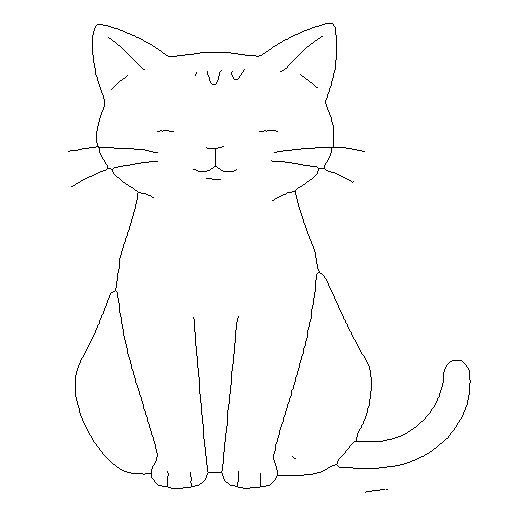
#> input picture final/skeleton/input_image_fake2.png, 512 x 512 px, found by its file name
$ python houe.py   (Python 2 division)
#> lines starting #> are read from the running program, lines starting #| are printed output that depends on the picture; after the words box and inside, x2 and y2 are one past the last pixel; in counts of white or black regions, pixels touching at a corner belong together
# imports
import numpy as np
import cv2
import matplotlib.pyplot as plt


# The Hough Transform is a popular algorithm for detecting any shape that can
# be represented in a parametric mathmatical form in binary images. This
# usually means that images need to be thresholded or filtered prior to running
# the Hough Transform.

# read in shapes image and convert to grayscale
shapes = cv2.imread(r"C:\projects\cyclegan\tech\Unpaired-Portrait-Drawing\results\pretrained\test_200\examples\temp_output\input_image_fake2.png")
#> shapes is the input picture: shape (512, 512, 3); 98.8% white; black in thin lines or dots, all inside (x1, y1, x2, y2) = (68, 23, 471, 493)
cv2.imshow('Original Image', shapes)
cv2.waitKey(0)
cv2.destroyAllWindows()
shapes_grayscale = cv2.cvtColor(shapes, cv2.COLOR_RGB2GRAY)

# blur image (this will help clean up noise for Canny Edge Detection)
# see Chapter 2.0 for Guassian Blur or check OpenCV documentation
shapes_blurred = cv2.GaussianBlur(shapes_grayscale, (5, 5), 1.5)
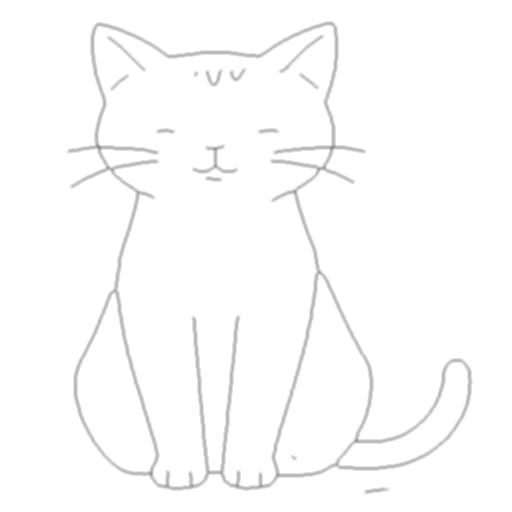
#> shapes_blurred: shape (512, 512); min 139, max 255, mean 251.9

# find Canny Edges and show resulting image
canny_edges = cv2.Canny(shapes_blurred, 1, 150)
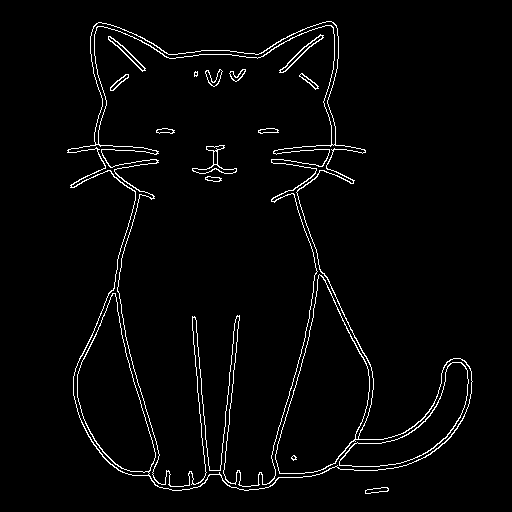
#> canny_edges: shape (512, 512); 2.8% white in thin lines or dots, all inside (x1, y1, x2, y2) = (67, 21, 473, 494)
cv2.imshow('Canny Edges', canny_edges)
cv2.waitKey(0)
cv2.destroyAllWindows()
########################################### HOUGH LINES FROM SCRATCH USING NUMPY
# Step 1: The Hough transform needs a binary edges images.  For this particular
# python file, I used the openCV built in Class Canny to create this edge image
# from the original shapes.png file.

# This is the function that will build the Hough Accumulator for the given image
def hough_lines_acc(img, rho_resolution=1, theta_resolution=1):
    ''' A function for creating a Hough Accumulator for lines in an image. '''
    height, width = img.shape # we need heigth and width to calculate the diag
    img_diagonal = np.ceil(np.sqrt(height**2 + width**2)) # a**2 + b**2 = c**2
    rhos = np.arange(-img_diagonal, img_diagonal + 1, rho_resolution)
    thetas = np.deg2rad(np.arange(-90, 90, theta_resolution))

    # create the empty Hough Accumulator with dimensions equal to the size of
    # rhos and thetas
    H = np.zeros((len(rhos), len(thetas)), dtype=np.uint64)
    y_idxs, x_idxs = np.nonzero(img) # find all edge (nonzero) pixel indexes

    for i in range(len(x_idxs)): # cycle through edge points
        x = x_idxs[i]
        y = y_idxs[i]

        for j in range(len(thetas)): # cycle through thetas and calc rho
            rho = int((x * np.cos(thetas[j]) +
                       y * np.sin(thetas[j])) + img_diagonal)
            H[rho, j] += 1

    return H, rhos, thetas


# This is a simple peaks function that just finds the indicies of the number
# of maximum values equal to num_peaks.  You have to be careful here though, if
# there's any noise in the image it will like create a 'pocket' of local maxima
# values.  This function ignores this and in turn has the tendancy to return
# multiple lines along an actual line in the image.
def hough_simple_peaks(H, num_peaks):
    ''' A function that returns the number of indicies = num_peaks of the
        accumulator array H that correspond to local maxima. '''
    indices =  np.argpartition(H.flatten(), -2)[-num_peaks:]
    return np.vstack(np.unravel_index(indices, H.shape)).T


# This more advance Hough peaks funciton has threshold and nhood_size arguments
# threshold will threshold the peak values to be above this value if supplied,
# where as nhood_size will surpress the surrounding pixels centered around
# the local maximum after that value has been assigned as a peak.  This will
# force the algorithm to look eslwhere after it's already selected a point from
# a 'pocket' of local maxima.
def hough_peaks(H, num_peaks, threshold=0, nhood_size=3):
    ''' A function that returns the indicies of the accumulator array H that
        correspond to a local maxima.  If threshold is active all values less
        than this value will be ignored, if neighborhood_size is greater than
        (1, 1) this number of indicies around the maximum will be surpessed. '''
    # loop through number of peaks to identify
    indicies = []
    H1 = np.copy(H)
    for i in range(num_peaks):
        idx = np.argmax(H1) # find argmax in flattened array
        H1_idx = np.unravel_index(idx, H1.shape) # remap to shape of H
        indicies.append(H1_idx)

        # surpess indicies in neighborhood
        idx_y, idx_x = H1_idx # first separate x, y indexes from argmax(H)
        # if idx_x is too close to the edges choose appropriate values
        if (idx_x - (nhood_size/2)) < 0: min_x = 0
        else: min_x = idx_x - (nhood_size/2)
        if ((idx_x + (nhood_size/2) + 1) > H.shape[1]): max_x = H.shape[1]
        else: max_x = idx_x + (nhood_size/2) + 1

        # if idx_y is too close to the edges choose appropriate values
        if (idx_y - (nhood_size/2)) < 0: min_y = 0
        else: min_y = idx_y - (nhood_size/2)
        if ((idx_y + (nhood_size/2) + 1) > H.shape[0]): max_y = H.shape[0]
        else: max_y = idx_y + (nhood_size/2) + 1

        # bound each index by the neighborhood size and set all values to 0
        for x in range(min_x, max_x):
            for y in range(min_y, max_y):
                # remove neighborhoods in H1
                H1[y, x] = 0

                # highlight peaks in original H
                if (x == min_x or x == (max_x - 1)):
                    H[y, x] = 255
                if (y == min_y or y == (max_y - 1)):
                    H[y, x] = 255

    # return the indicies and the original Hough space with selected points
    return indicies, H


# a simple funciton used to plot a Hough Accumulator
def plot_hough_acc(H, plot_title='Hough Accumulator Plot'):
    ''' A function that plot a Hough Space using Matplotlib. '''
    fig = plt.figure(figsize=(10, 10))
    fig.canvas.set_window_title(plot_title)

    plt.imshow(H, cmap='jet')

    plt.xlabel('Theta Direction'), plt.ylabel('Rho Direction')
    plt.tight_layout()
    plt.show()


# drawing the lines from the Hough Accumulatorlines using OpevCV cv2.line
def hough_lines_draw(img, indicies, rhos, thetas):
    ''' A function that takes indicies a rhos table and thetas table and draws
        lines on the input images that correspond to these values. '''
    for i in range(len(indicies)):
        # reverse engineer lines from rhos and thetas
        rho = rhos[indicies[i][0]]
        theta = thetas[indicies[i][1]]
        a = np.cos(theta)
        b = np.sin(theta)
        x0 = a*rho
        y0 = b*rho
        # these are then scaled so that the lines go off the edges of the image
        x1 = int(x0 + 1000*(-b))
        y1 = int(y0 + 1000*(a))
        x2 = int(x0 - 1000*(-b))
        y2 = int(y0 - 1000*(a))

        cv2.line(img, (x1, y1), (x2, y2), (0, 255, 0), 2)


# run hough_lines_accumulator on the shapes canny_edges image
H, rhos, thetas = hough_lines_acc(canny_edges)
#> in hough_lines_acc, `y_idxs, x_idxs = np.nonzero(img)`: y_idxs = 7298 values from 21 to 493; x_idxs = 7298 values, max 472 at index 4744, min 67 at index 1993, mean 241.5
#> the loop in hough_lines_acc, `for i in range(len(x_idxs)):` made 7298 passes
#> (x, y) on passes 1 to 3: (326, 21), (327, 21), (328, 21)
#> after the loop in hough_lines_acc, `for i in range(len(x_idxs)):`:
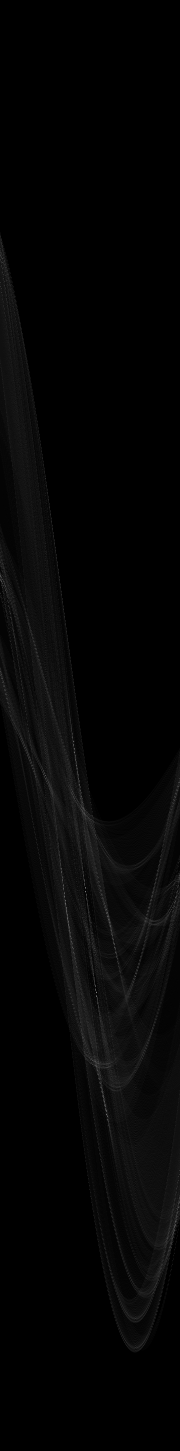
#> H: shape (1451, 180) uint64; min 0, max 128, mean 5
#> rhos = 1451 values from -725 to 725; thetas = 180 values from -1.57 to 1.55
indicies, H = hough_peaks(H, 3, nhood_size=11) # find peaks
#> the loop in hough_peaks, `for i in range(num_peaks):` made 3 passes
#> (idx, idx_y, idx_x, min_x, max_x, min_y, max_y) on passes 1 to 3: (178656, 992, 96, 91, 102, 987, 998), (160465, 891, 85, 80, 91, 886, 897), (200626, 1114, 106, 101, 112, 1109, 1120)
#> after the loop in hough_peaks, `for i in range(num_peaks):`:
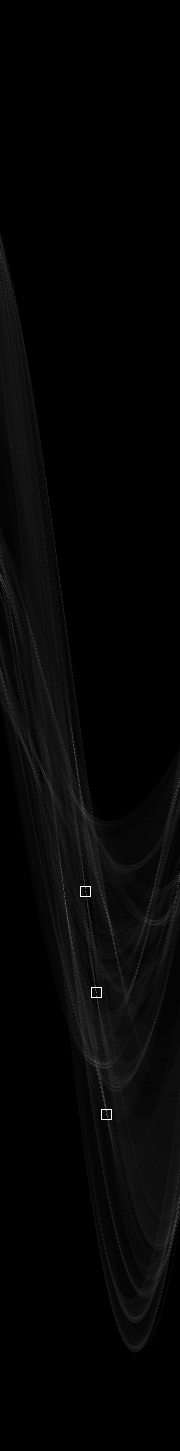
#> H: shape (1451, 180) uint64; 0.05% of pixels changed, all inside (x1, y1, x2, y2) = (80, 886, 112, 1120)
#> after the loop in hough_peaks, `for i in range(num_peaks):`: indicies = [(992, 96), (891, 85), (1114, 106)]
#> indicies = [(992, 96), (891, 85), (1114, 106)]
plot_hough_acc(H) # plot hough space, brighter spots have higher votes
hough_lines_draw(shapes, indicies, rhos, thetas)
#> the loop in hough_lines_draw, `for i in range(len(indicies)):` made 3 passes
#> (rho, theta, a, b, x0, y0, x1, y1) on passes 1 to 3: (267, 0.105, 0.995, 0.105, 265.5, 27.91, 161, 1022), (166, -0.0873, 0.996, -0.0872, 165.4, -14.47, 252, 981), (389, 0.279, 0.961, 0.276, 373.9, 107.2, 98, 1068)
#> after the loop in hough_lines_draw, `for i in range(len(indicies)):`:
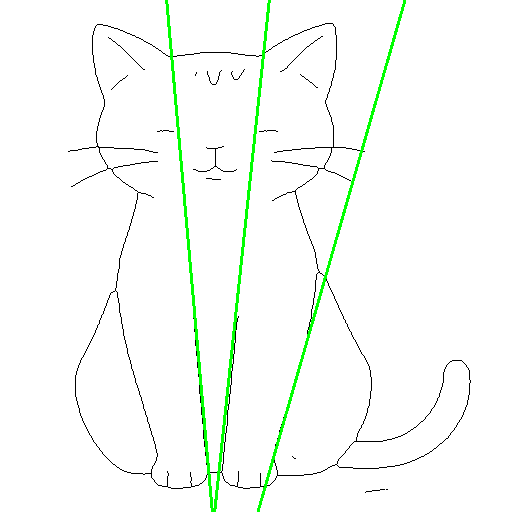
#> img: shape (512, 512, 3); mean B, G, R 247.6, 252.1, 247.6

# Show image with manual Hough Transform Lines
cv2.imshow('Major Lines: Manual Hough Transform', shapes)
cv2.waitKey(0)
cv2.destroyAllWindows()
